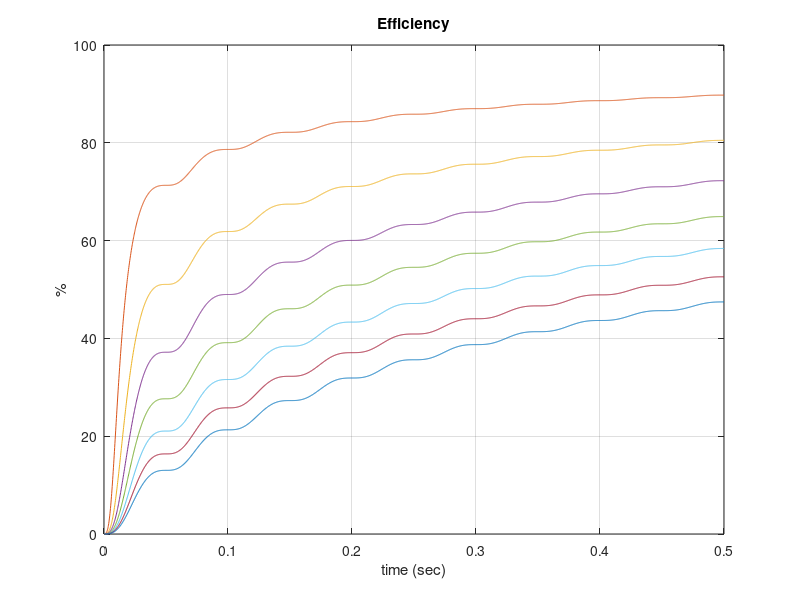

Source code (MATLAB):
%%%%%%%%%%%%%%%%%%%%%%%%%%%%%%%%%%%%%%%%%%%%%%%%%%%%%%%%%%%%%%%%%%
%%%%%%%%                 Initialisation                   %%%%%%%%
%%%%%%%%%%%%%%%%%%%%%%%%%%%%%%%%%%%%%%%%%%%%%%%%%%%%%%%%%%%%%%%%%%
L = 470e-6; % 470 uH
C=10e-3;  %10 mF
%Vd=100e-3;  % 300 mV
Vip = 9;
f = 10;
T = 1/f;
W = 2*pi*f;
%Vo = 0; % Vo initial =0
Ton = 25e-6;  %25 us
Tck = 200e-6;  %200 us

%% Input the simulation time

N=2500;  %t = N*Tck = 1000*200us = 200 ms


t = Tck*(1:N); %Horizontal axis scale
Vi = Vip*sin(W*t);
Vi = abs(Vi)/2;
%plot(t,Vi)



for Vd=0:100e-3:700e-3

Ip = 0;
Td = zeros(1,N);
V = zeros(1,N);
Ei = zeros(1,N);

DeltaT = zeros(1,N);;

%%%%%%%%%%%%%%%%%%%%%%%%%%%%%%%%%%%%%%%%%%%%%%%%%%%%%%%%%%%%%%%%%%
%%%%%%%%                    For loop                      %%%%%%%%
%%%%%%%%%%%%%%%%%%%%%%%%%%%%%%%%%%%%%%%%%%%%%%%%%%%%%%%%%%%%%%%%%%
for i = 1:(N-1) 
Ip = Vi(i)*Ton/L;
Ei(i+1) = (Ton*Vi(i))^2/(2*L)+Ei(i);
v=V(i);
v=(L*Ip^2)/(2*C*(v+Vd))+v;
V(i+1) = v;

Td(i+1) = (L*Ip)/(Vd+v);
DeltaT(i) = Td(i)-Td(i+1);
end

%% Energy and efficiency calculaion
Eo = C/2*V.^2;
eff = 100*Eo./Ei;


%%%%%%%%%%%%%%%%%%%%%%%%%%%%%%%%%%%%%%%%%%%%%%%%%%%%%%%%%%%%%%%%%%
%%%%%%%%                      Plot                        %%%%%%%%
%%%%%%%%%%%%%%%%%%%%%%%%%%%%%%%%%%%%%%%%%%%%%%%%%%%%%%%%%%%%%%%%%%

%% Effieciency
plot(t,eff);
xlabel('time (sec)')
ylabel('%')
title('Efficiency');
grid on
hold on
end
